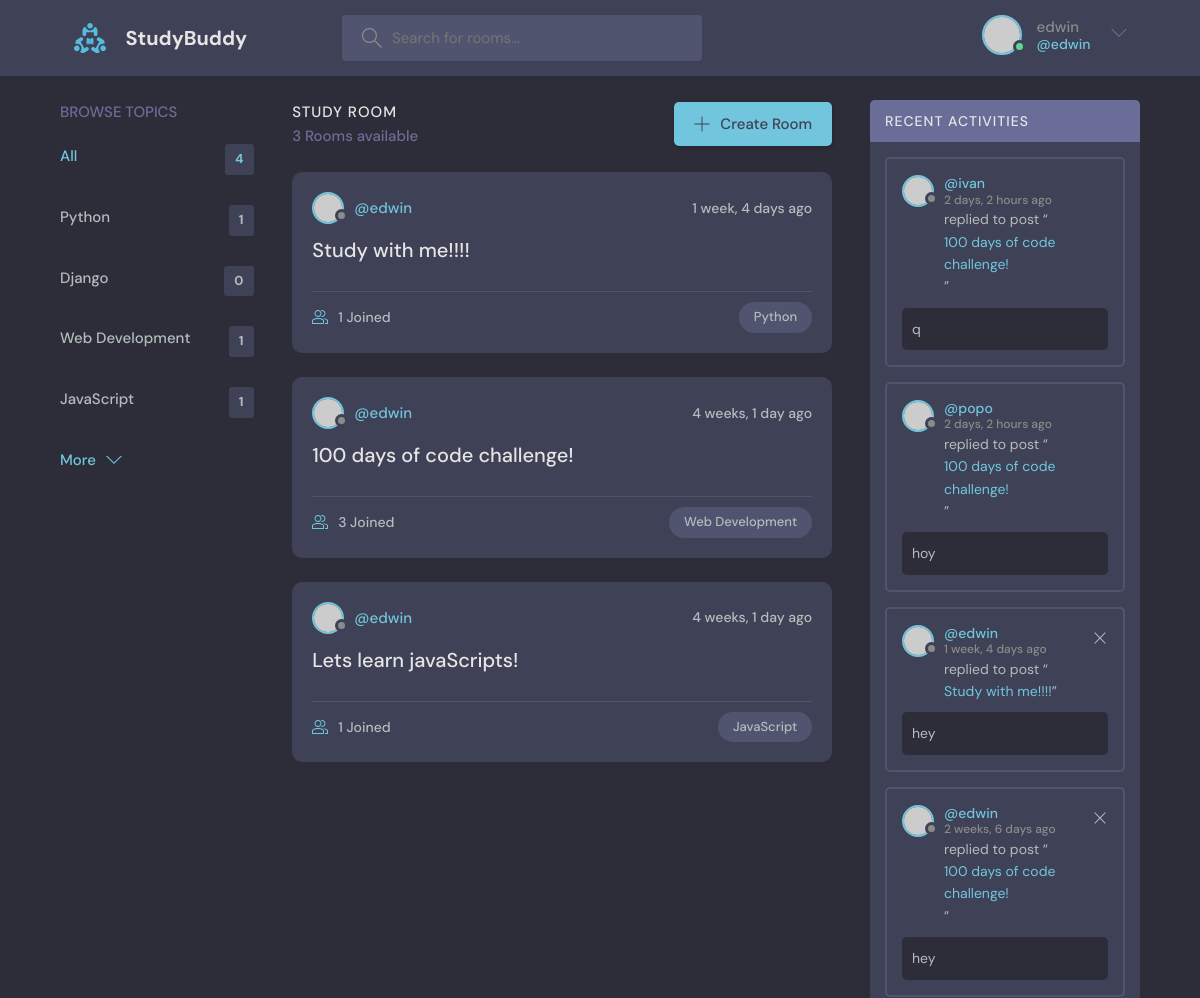
Before: / (signed in, upper part) with the older database file.
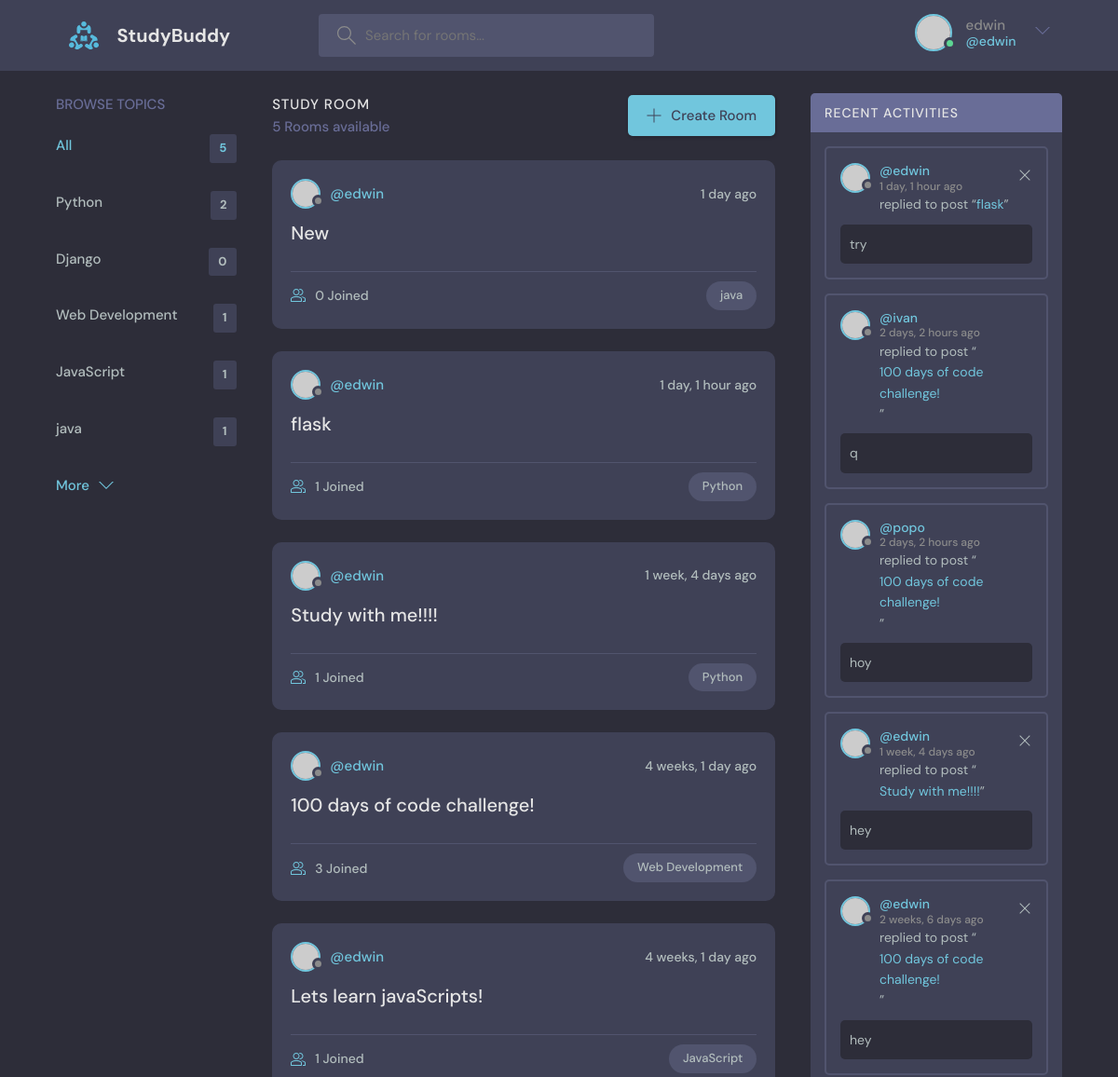
After: the same page with the newer database file.
### base/models.py (models this page shows, shortened)
class Topic(models.Model):
    name = models.CharField(max_length=200)

class Room(models.Model):
    host = models.ForeignKey(User, on_delete=models.SET_NULL, null=True)
    topic = models.ForeignKey(Topic, on_delete=models.SET_NULL, null=True)
    name =  models.CharField(max_length=200)
    description = models.TextField(null=True, blank=True)
    participants = models.ManyToManyField(
        User, related_name='participants', blank=True)
    updated = models.DateTimeField(auto_now=True)
    created = models.DateTimeField(auto_now_add=True)
    class Meta:
        ordering = ['-updated', '-created']
    def __str__(self):
        return self.name

class Message(models.Model):
    user = models.ForeignKey(User, on_delete=models.CASCADE)
    room = models.ForeignKey(Room, on_delete=models.CASCADE)
    body = models.TextField()
    updated = models.DateTimeField(auto_now=True)
    created = models.DateTimeField(auto_now_add=True)
    class Meta:
        ordering = ['-updated', '-created']

### base/views.py (the view)
# urls.py: path("", views.home, name="home"),
def home(request):
    q = request.GET.get('q') if request.GET.get('q') != None else ''
    rooms = Room.objects.filter(
        Q(topic__name__icontains=q) |
        Q(name__icontains=q) |
        Q(description__icontains=q)
        )
    topics = Topic.objects.all()
    room_count = rooms.count()
    room_messages = Message.objects.filter(Q(room__topic__name__icontains=q))
    context = {'rooms': rooms, 'topics':topics,
               'room_count': room_count, 'room_messages':room_messages}
    return render(request, "base/home.html", context)

### base/templates/base/home.html (shortened to what this page needs)
{% extends "main.html" %}
{% block content %}
<main class="layout layout--3">
  <div class="container">
    {% include "base/topics_component.html" %}
    <div class="roomList">
      <div class="roomList__header">
        <div>
          <h2>Study Room</h2>
          <p>{{room_count}} Rooms available</p>
        </div>
        <a class="btn btn--main" href="{% url 'create-room' %}">
          <svg version="1.1" xmlns="http://www.w3.org/2000/svg" width="32" height="32" viewBox="0 0 32 32">
            <title>add</title>
            <path
              d="M16.943 0.943h-1.885v14.115h-14.115v1.885h14.115v14.115h1.885v-14.115h14.115v-1.885h-14.115v-14.115z"
            ></path>
          </svg>
          Create Room
        </a>
      </div>
      {% include "base/feed_component.html" %}
    </div>
    {% include "base/activity_component.html" %}
  </div>
</main>
{% endblock %}

### base/templates/base/topics_component.html
<div class="topics">
    <div class="topics__header">
      <h2>Browse Topics</h2>
    </div>
    <ul class="topics__list">
      <li>
        <a href="{% url "home" %}" class="active">All <span>{{topics.count}}</span></a>
      </li>
      {% for topic in topics %}
      <li>
        <a href="{% url "home" %}?q={{topic.name}}">{{topic.name}} <span>{{topic.room_set.all.count}}</span></a>
      </li>
      {% endfor %}
    </ul>
    <a class="btn btn--link" href="topics.html">
      More
      <svg version="1.1" xmlns="http://www.w3.org/2000/svg" width="32" height="32" viewBox="0 0 32 32">
        <title>chevron-down</title>
        <path d="M16 21l-13-13h-3l16 16 16-16h-3l-13 13z"></path>
      </svg>
    </a>
</div>

### base/templates/base/feed_component.html (shortened to what this page needs)
{% for room in rooms %}
<div class="roomListRoom">
    <div class="roomListRoom__header">
      <a href="{% url 'user-profile' room.host.id %}" class="roomListRoom__author">
        <div class="avatar avatar--small">
          <img src="https://randomuser.me/api/portraits/women/11.jpg" />
        </div>
        <span>@{{room.host.username}}</span>
      </a>
      <div class="roomListRoom__actions">
        <span>{{room.created|timesince}} ago</span>
      </div>
    </div>
    <div class="roomListRoom__content">
      <a href="{% url 'room' room.id %}">{{room.name}}</a>
    </div>
    <div class="roomListRoom__meta">
      <a href="{% url 'room' room.id %}" class="roomListRoom__joined">
        {{room.participants.all.count}} Joined
      </a>
      <p class="roomListRoom__topic">{{room.topic.name}}</p>
    </div>
</div>
{% endfor %}

### base/templates/base/activity_component.html
<div class="activities">
    <div class="activities__header">
      <h2>Recent Activities</h2>
    </div>
    {% for message in room_messages %}
    <div class="activities__box">
      <div class="activities__boxHeader roomListRoom__header">
        <a href="{% url "user-profile" message.user.id %}" class="roomListRoom__author">
          <div class="avatar avatar--small">
            <img src="https://randomuser.me/api/portraits/women/11.jpg" />
          </div>
          <p>
            @{{message.user}}
            <span>{{message.created|timesince}} ago</span>
          </p>
        </a>
        {% if request.user == message.user %}
        <div class="roomListRoom__actions">
          <a href="{% url "delete-message" message.id %}">
            <svg version="1.1" xmlns="http://www.w3.org/2000/svg" width="32" height="32" viewBox="0 0 32 32">
              <title>remove</title>
              <path
                d="M27.314 6.019l-1.333-1.333-9.98 9.981-9.981-9.981-1.333 1.333 9.981 9.981-9.981 9.98 1.333 1.333 9.981-9.98 9.98 9.98 1.333-1.333-9.98-9.98 9.98-9.981z"
              ></path>
            </svg>
          </a>
        </div>
        {% endif %}
      </div>
      <div class="activities__boxContent">
        <p>replied to post “<a href="{% url 'room' message.room.id %}">{{message.room}}</a>”</p>
        <div class="activities__boxRoomContent">
          {{message.body}}
        </div>
      </div>
    </div>
    {% endfor %}
  </div>

Changed rows visible on the page:
computed for Topic "Python": room_set.all.count "1" → "2"
added Topic: name "java", room_set.all.count "1"
added Room: host.username "edwin", created "1 day", name "New", participants.all.count "0", topic.name "java"
added Room: host.username "edwin", created "1 day, 1 hour", name "flask", participants.all.count "1", topic.name "Python"
added Message: user "edwin", created "1 day, 1 hour", room "flask", body "try"
Other visible differences:
{{ topics.count }}: "4" → "5"
{{ room_count }}: "3" → "5"
